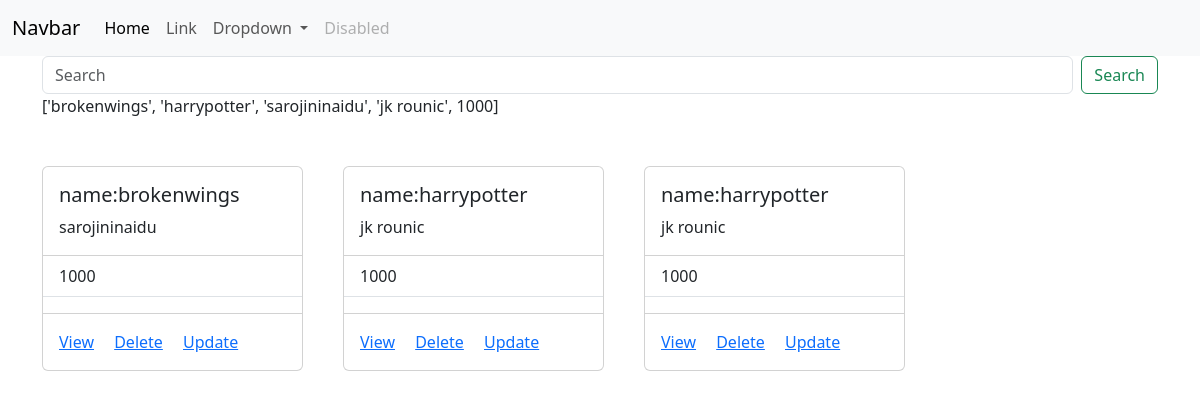
The page /book/all/ on the database as committed earlier.
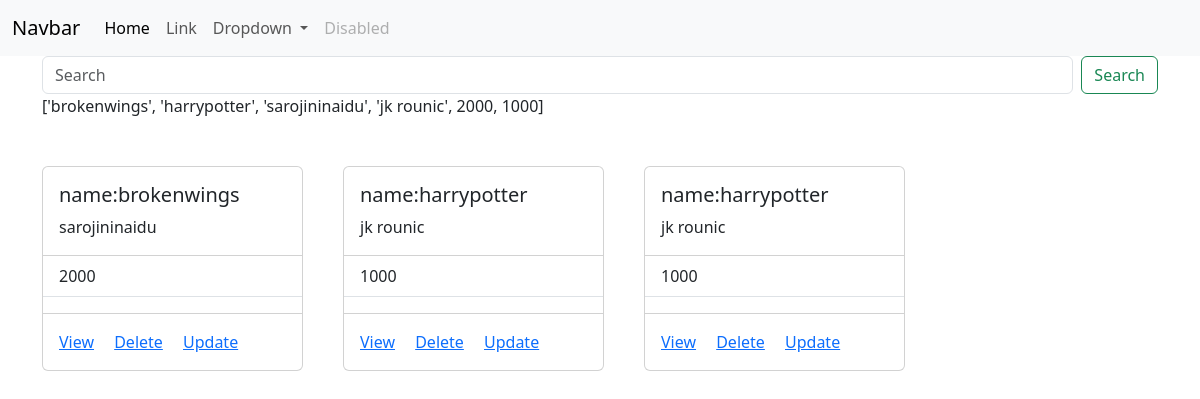
The same page on the database as committed later.
### store/models.py (models this page shows, shortened)
class Book(models.Model):
    name=models.CharField(max_length=200)
    author=models.CharField(max_length=200)
    price=models.PositiveIntegerField()
    genre_options=(
        ("love","love"),
        ("horror","horror"),
        ("drama","drama"),
    )
    genre_type=models.CharField(max_length=200,choices=genre_options,default="love")
    picture=models.ImageField(upload_to="book_images",null=True)

### store/views.py (the view)
# urls.py: path("book/all/",views.BookListView.as_view(),name="book-list"),
class BookListView(View):
    template_name="book_list.html"
    def get(self,request,*args,**kwargs):
        search_text=request.GET.get("filter")
        qs=Book.objects.all()
        all_name=Book.objects.values_list("name",flat=True).distinct()
        all_fuel_types=Book.objects.values_list("author",flat=True).distinct()
        all_owner_types=Book.objects.values_list("price",flat=True).distinct()
        all_records=[]
        all_records.extend(all_name)
        all_records.extend(all_fuel_types)
        all_records.extend(all_owner_types)
        print(all_records)
        if search_text:
            qs=qs.filter(
                Q(name__contains=search_text)|Q(author__contains=search_text)|
                Q(price__contains=search_text)
            )
        return render(request,self.template_name,{"data":qs,"records":all_records})

### store/templates/book_list.html (shortened to what this page needs)
{%extends 'base.html'%}
{%block main_block%}
<div class="container">
  <div>
    <form class="d-flex" role="search">
      <input class="form-control me-2" type="search" placeholder="Search" aria-label="Search"name="filter" list="records">
      <button class="btn btn-outline-success" type="submit">Search</button>
    </form>
    {{records}}
  </div>
  <div class="row mt-5">
      {%for b in data%}
      <div class="col-3 me-3">
          <div class="card" style="width: 100%;">
              <div class="card-body">
                <h5 class="card-title">name:{{b.name}}</h5>
                <p class="card-text">{{b.author}}</p>
              </div>
              <ul class="list-group list-group-flush">
                <li class="list-group-item">{{b.price}}</li>
                <li class="list-group-item">{{b.genre}}</li>
              </ul>
              <div class="card-body">
                <a href="{%url 'book-detail' b.id%}" class="card-link">View</a>
                <a href="{%url 'book-delete' b.id%}" class="card-link">Delete</a>
                <a href="{%url 'book-update' b.id%}" class="card-link">Update</a>
              </div>
            </div>
      </div>
      {%endfor%}
  </div>
</div>
{%endblock%}

Rows that differ between the two databases and show on the page:
changed Book "brokenwings": price "1000" → "2000"
Other text that changed with them:
{{ records }}: "['brokenwings', 'harrypotter', 'sarojininaidu', 'jk rounic', 1000]" → "['brokenwings', 'harrypotter', 'sarojininaidu', 'jk rounic', 2000, 1000]"
